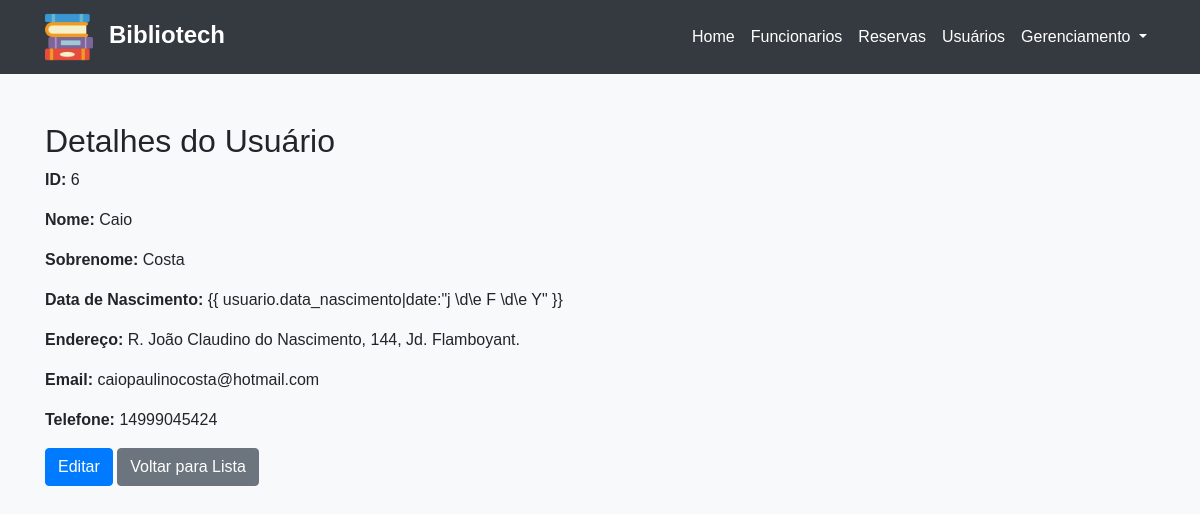
Screenshot of /usuario/6/ with the database file from the repository.
### appmodelo/models.py (models this page shows, shortened)
class Usuario(models.Model):
    nome = models.CharField(max_length=25)
    sobrenome = models.CharField(max_length=70)
    data_nascimento = models.DateField()
    endereco = models.TextField(max_length=250)
    email = models.EmailField(max_length=254)
    telefone = models.CharField(max_length=20)

### appmodelo/views/UsuarioViews.py (the view)
# urls.py: path('usuario/<int:pk>/', detalhes_usuario, name='detalhes_usuario'),
def detalhes_usuario(request, pk):
    usuario = get_object_or_404(Usuario, pk=pk)
    return render(request, 'detalhes_usuario.html', {'usuario': usuario})

### appmodelo/templates/detalhes_usuario.html
{% extends 'Header.html' %} {% block content %}
<h2>Detalhes do Usuário</h2>
<p><strong>ID:</strong> {{ usuario.id }}</p>
<p><strong>Nome:</strong> {{ usuario.nome }}</p>
<p><strong>Sobrenome:</strong> {{ usuario.sobrenome }}</p>
<p>
  <strong>Data de Nascimento:</strong> {{ usuario.data_nascimento|date:"j \d\e F
  \d\e Y" }}
</p>
<p><strong>Endereço:</strong> {{ usuario.endereco }}</p>
<p><strong>Email:</strong> {{ usuario.email }}</p>
<p><strong>Telefone:</strong> {{ usuario.telefone }}</p>
<a href="{% url 'editar_usuario' usuario.id %}" class="btn btn-primary"
  >Editar</a
>
<a href="{% url 'lista_usuarios' %}" class="btn btn-secondary"
  >Voltar para Lista</a
>
{% endblock %}

### appmodelo/static/css/style.css (style rules this page uses)
body { background-color: #f8f9fa; font-family: Arial, sans-serif; }

### rows the page displays
Usuario: id "6", nome "Caio", sobrenome "Costa", endereco "R. João Claudino do Nascimento, 144, Jd. Flamboyant.", email "caiopaulinocosta@hotmail.com", telefone "14999045424"
